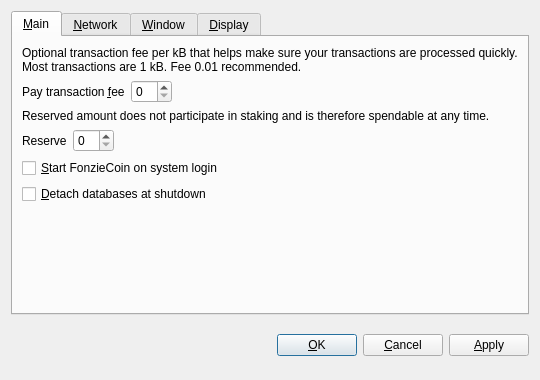
<?xml version="1.0" encoding="UTF-8"?>
<ui version="4.0">
 <class>OptionsDialog</class>
 <widget class="QDialog" name="OptionsDialog">
  <property name="geometry">
   <rect>
    <x>0</x>
    <y>0</y>
    <width>540</width>
    <height>380</height>
   </rect>
  </property>
  <property name="windowTitle">
   <string>Options</string>
  </property>
  <property name="modal">
   <bool>true</bool>
  </property>
  <layout class="QVBoxLayout" name="verticalLayout">
   <item>
    <widget class="QTabWidget" name="tabWidget">
     <property name="tabPosition">
      <enum>QTabWidget::North</enum>
     </property>
     <property name="currentIndex">
      <number>0</number>
     </property>
     <widget class="QWidget" name="tabMain">
      <attribute name="title">
       <string>&amp;Main</string>
      </attribute>
      <layout class="QVBoxLayout" name="verticalLayout_Main">
       <item>
        <widget class="QLabel" name="transactionFeeInfoLabel">
         <property name="text">
          <string>Optional transaction fee per kB that helps make sure your transactions are processed quickly. Most transactions are 1 kB. Fee 0.01 recommended.</string>
         </property>
         <property name="textFormat">
          <enum>Qt::PlainText</enum>
         </property>
         <property name="wordWrap">
          <bool>true</bool>
         </property>
        </widget>
       </item>
       <item>
        <layout class="QHBoxLayout" name="horizontalLayoutFee">
         <item>
          <widget class="QLabel" name="transactionFeeLabel">
           <property name="text">
            <string>Pay transaction &amp;fee</string>
           </property>
           <property name="textFormat">
            <enum>Qt::PlainText</enum>
           </property>
           <property name="buddy">
            <cstring>transactionFee</cstring>
           </property>
          </widget>
         </item>
         <item>
          <widget class="BitcoinAmountField" name="transactionFee"/>
         </item>
         <item>
          <spacer name="horizontalSpacerFee">
           <property name="orientation">
            <enum>Qt::Horizontal</enum>
           </property>
           <property name="sizeHint" stdset="0">
            <size>
             <width>40</width>
             <height>20</height>
            </size>
           </property>
          </spacer>
         </item>
        </layout>
       </item>
       <item>
        <widget class="QLabel" name="reserveBalanceInfoLabel">
         <property name="text">
          <string>Reserved amount does not participate in staking and is therefore spendable at any time.</string>
         </property>
         <property name="textFormat">
          <enum>Qt::PlainText</enum>
         </property>
         <property name="wordWrap">
          <bool>true</bool>
         </property>
        </widget>
       </item>
       <item>
        <layout class="QHBoxLayout" name="horizontalLayoutReserveBalance">
         <item>
          <widget class="QLabel" name="reserveBalanceLabel">
           <property name="text">
            <string>Reserve</string>
           </property>
           <property name="textFormat">
            <enum>Qt::PlainText</enum>
           </property>
           <property name="buddy">
            <cstring>reserveBalance</cstring>
           </property>
          </widget>
         </item>
         <item>
          <widget class="BitcoinAmountField" name="reserveBalance"/>
         </item>
         <item>
          <spacer name="horizontalSpacerReserveBalance">
           <property name="orientation">
            <enum>Qt::Horizontal</enum>
           </property>
           <property name="sizeHint" stdset="0">
            <size>
             <width>40</width>
             <height>20</height>
            </size>
           </property>
          </spacer>
         </item>
        </layout>
       </item>
       <item>
        <widget class="QCheckBox" name="bitcoinAtStartup">
         <property name="toolTip">
          <string>Automatically start FonzieCoin after logging in to the system.</string>
         </property>
         <property name="text">
          <string>&amp;Start FonzieCoin on system login</string>
         </property>
        </widget>
       </item>
       <item>
        <widget class="QCheckBox" name="detachDatabases">
         <property name="toolTip">
          <string>Detach block and address databases at shutdown. This means they can be moved to another data directory, but it slows down shutdown. The wallet is always detached.</string>
         </property>
         <property name="text">
          <string>&amp;Detach databases at shutdown</string>
         </property>
        </widget>
       </item>
       <item>
        <spacer name="verticalSpacer_Main">
         <property name="orientation">
          <enum>Qt::Vertical</enum>
         </property>
         <property name="sizeHint" stdset="0">
          <size>
           <width>20</width>
           <height>40</height>
          </size>
         </property>
        </spacer>
       </item>
      </layout>
     </widget>
     <widget class="QWidget" name="tabNetwork">
      <attribute name="title">
       <string>&amp;Network</string>
      </attribute>
      <layout class="QVBoxLayout" name="verticalLayout_Network">
       <item>
        <widget class="QCheckBox" name="mapPortUpnp">
         <property name="toolTip">
          <string>Automatically open the FonzieCoin client port on the router. This only works when your router supports UPnP and it is enabled.</string>
         </property>
         <property name="text">
          <string>Map port using &amp;UPnP</string>
         </property>
        </widget>
       </item>
       <item>
        <widget class="QCheckBox" name="connectSocks">
         <property name="toolTip">
          <string>Connect to the FonzieCoin network through a SOCKS proxy (e.g. when connecting through Tor).</string>
         </property>
         <property name="text">
          <string>&amp;Connect through SOCKS proxy:</string>
         </property>
        </widget>
       </item>
       <item>
        <layout class="QHBoxLayout" name="horizontalLayout_Network">
         <item>
          <widget class="QLabel" name="proxyIpLabel">
           <property name="text">
            <string>Proxy &amp;IP:</string>
           </property>
           <property name="textFormat">
            <enum>Qt::PlainText</enum>
           </property>
           <property name="buddy">
            <cstring>proxyIp</cstring>
           </property>
          </widget>
         </item>
         <item>
          <widget class="QValidatedLineEdit" name="proxyIp">
           <property name="maximumSize">
            <size>
             <width>140</width>
             <height>16777215</height>
            </size>
           </property>
           <property name="toolTip">
            <string>IP address of the proxy (e.g. 127.0.0.1)</string>
           </property>
          </widget>
         </item>
         <item>
          <widget class="QLabel" name="proxyPortLabel">
           <property name="text">
            <string>&amp;Port:</string>
           </property>
           <property name="textFormat">
            <enum>Qt::PlainText</enum>
           </property>
           <property name="buddy">
            <cstring>proxyPort</cstring>
           </property>
          </widget>
         </item>
         <item>
          <widget class="QLineEdit" name="proxyPort">
           <property name="maximumSize">
            <size>
             <width>55</width>
             <height>16777215</height>
            </size>
           </property>
           <property name="toolTip">
            <string>Port of the proxy (e.g. 9050)</string>
           </property>
          </widget>
         </item>
         <item>
          <widget class="QLabel" name="socksVersionLabel">
           <property name="text">
            <string>SOCKS &amp;Version:</string>
           </property>
           <property name="textFormat">
            <enum>Qt::PlainText</enum>
           </property>
           <property name="buddy">
            <cstring>socksVersion</cstring>
           </property>
          </widget>
         </item>
         <item>
          <widget class="QValueComboBox" name="socksVersion">
           <property name="toolTip">
            <string>SOCKS version of the proxy (e.g. 5)</string>
           </property>
          </widget>
         </item>
         <item>
          <spacer name="horizontalSpacer_Network">
           <property name="orientation">
            <enum>Qt::Horizontal</enum>
           </property>
           <property name="sizeHint" stdset="0">
            <size>
             <width>40</width>
             <height>20</height>
            </size>
           </property>
          </spacer>
         </item>
        </layout>
       </item>
       <item>
        <spacer name="verticalSpacer_Network">
         <property name="orientation">
          <enum>Qt::Vertical</enum>
         </property>
         <property name="sizeHint" stdset="0">
          <size>
           <width>20</width>
           <height>40</height>
          </size>
         </property>
        </spacer>
       </item>
      </layout>
     </widget>
     <widget class="QWidget" name="tabWindow">
      <attribute name="title">
       <string>&amp;Window</string>
      </attribute>
      <layout class="QVBoxLayout" name="verticalLayout_Window">
       <item>
        <widget class="QCheckBox" name="minimizeToTray">
         <property name="toolTip">
          <string>Show only a tray icon after minimizing the window.</string>
         </property>
         <property name="text">
          <string>&amp;Minimize to the tray instead of the taskbar</string>
         </property>
        </widget>
       </item>
       <item>
        <widget class="QCheckBox" name="minimizeOnClose">
         <property name="toolTip">
          <string>Minimize instead of exit the application when the window is closed. When this option is enabled, the application will be closed only after selecting Quit in the menu.</string>
         </property>
         <property name="text">
          <string>M&amp;inimize on close</string>
         </property>
        </widget>
       </item>
       <item>
        <spacer name="verticalSpacer_Window">
         <property name="orientation">
          <enum>Qt::Vertical</enum>
         </property>
         <property name="sizeHint" stdset="0">
          <size>
           <width>20</width>
           <height>40</height>
          </size>
         </property>
        </spacer>
       </item>
      </layout>
     </widget>
     <widget class="QWidget" name="tabDisplay">
      <attribute name="title">
       <string>&amp;Display</string>
      </attribute>
      <layout class="QVBoxLayout" name="verticalLayout_Display">
       <item>
        <layout class="QHBoxLayout" name="horizontalLayout_1_Display">
         <item>
          <widget class="QLabel" name="langLabel">
           <property name="text">
            <string>User Interface &amp;language:</string>
           </property>
           <property name="textFormat">
            <enum>Qt::PlainText</enum>
           </property>
           <property name="buddy">
            <cstring>lang</cstring>
           </property>
          </widget>
         </item>
         <item>
          <widget class="QValueComboBox" name="lang">
           <property name="toolTip">
            <string>The user interface language can be set here. This setting will take effect after restarting FonzieCoin.</string>
           </property>
          </widget>
         </item>
        </layout>
       </item>
       <item>
        <layout class="QHBoxLayout" name="horizontalLayout_2_Display">
         <item>
          <widget class="QLabel" name="unitLabel">
           <property name="text">
            <string>&amp;Unit to show amounts in:</string>
           </property>
           <property name="textFormat">
            <enum>Qt::PlainText</enum>
           </property>
           <property name="buddy">
            <cstring>unit</cstring>
           </property>
          </widget>
         </item>
         <item>
          <widget class="QValueComboBox" name="unit">
           <property name="toolTip">
            <string>Choose the default subdivision unit to show in the interface and when sending coins.</string>
           </property>
          </widget>
         </item>
        </layout>
       </item>
       <item>
        <widget class="QCheckBox" name="displayAddresses">
         <property name="toolTip">
          <string>Whether to show FonzieCoin addresses in the transaction list or not.</string>
         </property>
         <property name="text">
          <string>&amp;Display addresses in transaction list</string>
         </property>
        </widget>
       </item>
       <item>
        <widget class="QCheckBox" name="coinControlFeatures">
         <property name="toolTip">
          <string>Whether to show coin control features or not.</string>
         </property>
         <property name="text">
          <string>Display coin &amp;control features (experts only!)</string>
         </property>
        </widget>
       </item>
       <item>
        <spacer name="verticalSpacer_Display">
         <property name="orientation">
          <enum>Qt::Vertical</enum>
         </property>
         <property name="sizeHint" stdset="0">
          <size>
           <width>20</width>
           <height>40</height>
          </size>
         </property>
        </spacer>
       </item>
      </layout>
     </widget>
    </widget>
   </item>
   <item>
    <layout class="QHBoxLayout" name="horizontalLayout_Buttons">
     <item>
      <spacer name="horizontalSpacer_1">
       <property name="orientation">
        <enum>Qt::Horizontal</enum>
       </property>
       <property name="sizeHint" stdset="0">
        <size>
         <width>40</width>
         <height>48</height>
        </size>
       </property>
      </spacer>
     </item>
     <item>
      <widget class="QLabel" name="statusLabel">
       <property name="font">
        <font>
         <weight>75</weight>
         <bold>true</bold>
        </font>
       </property>
       <property name="text">
        <string/>
       </property>
       <property name="textFormat">
        <enum>Qt::PlainText</enum>
       </property>
       <property name="wordWrap">
        <bool>true</bool>
       </property>
      </widget>
     </item>
     <item>
      <spacer name="horizontalSpacer_2">
       <property name="orientation">
        <enum>Qt::Horizontal</enum>
       </property>
       <property name="sizeHint" stdset="0">
        <size>
         <width>40</width>
         <height>48</height>
        </size>
       </property>
      </spacer>
     </item>
     <item>
      <widget class="QPushButton" name="okButton">
       <property name="text">
        <string>&amp;OK</string>
       </property>
      </widget>
     </item>
     <item>
      <widget class="QPushButton" name="cancelButton">
       <property name="text">
        <string>&amp;Cancel</string>
       </property>
       <property name="autoDefault">
        <bool>false</bool>
       </property>
      </widget>
     </item>
     <item>
      <widget class="QPushButton" name="applyButton">
       <property name="text">
        <string>&amp;Apply</string>
       </property>
       <property name="autoDefault">
        <bool>false</bool>
       </property>
      </widget>
     </item>
    </layout>
   </item>
  </layout>
 </widget>
 <customwidgets>
  <customwidget>
   <class>BitcoinAmountField</class>
   <extends>QSpinBox</extends>
   <header>bitcoinamountfield.h</header>
  </customwidget>
  <customwidget>
   <class>QValueComboBox</class>
   <extends>QComboBox</extends>
   <header>qvaluecombobox.h</header>
  </customwidget>
  <customwidget>
   <class>QValidatedLineEdit</class>
   <extends>QLineEdit</extends>
   <header>qvalidatedlineedit.h</header>
  </customwidget>
 </customwidgets>
 <resources/>
 <connections/>
</ui>
